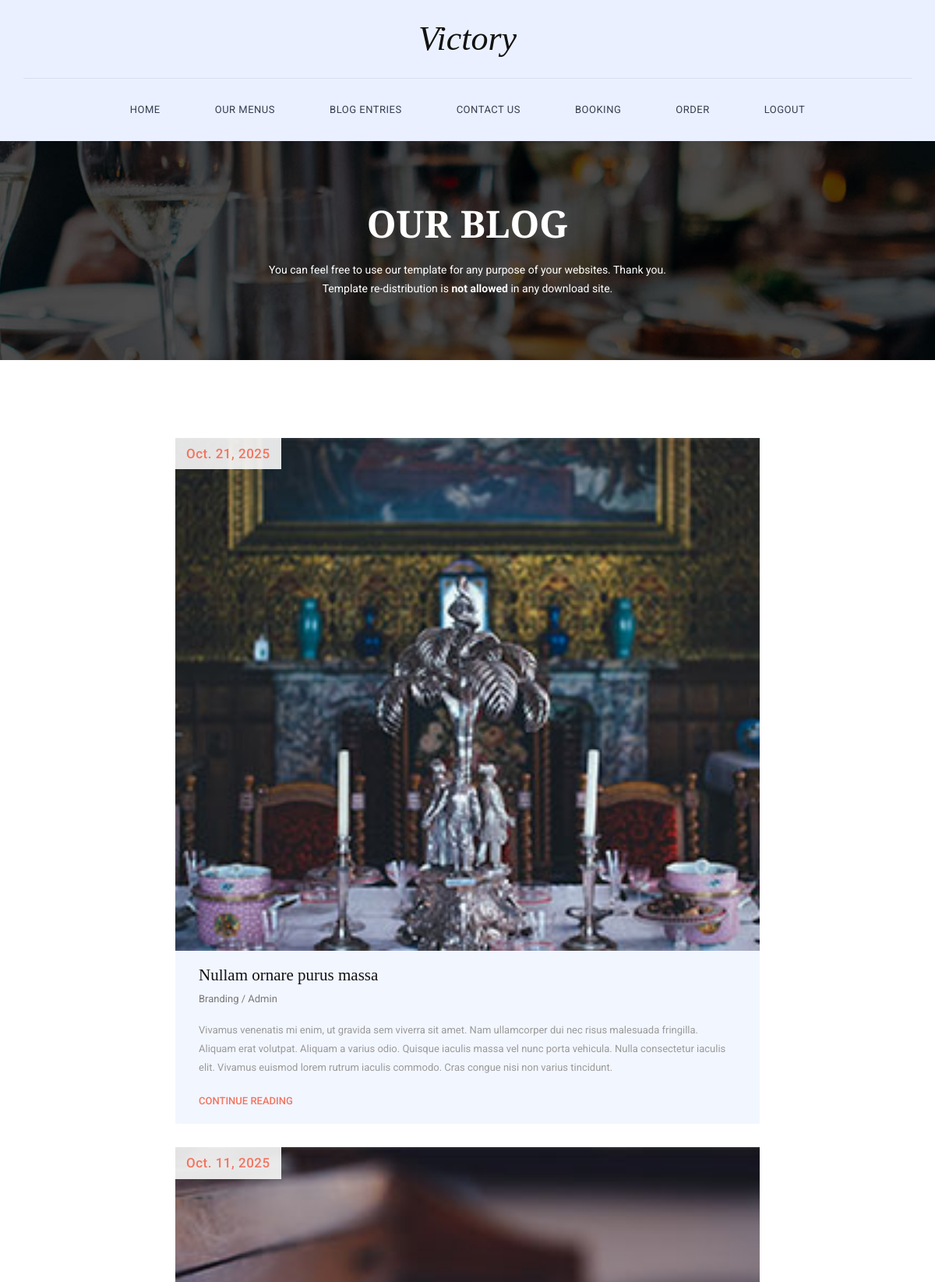
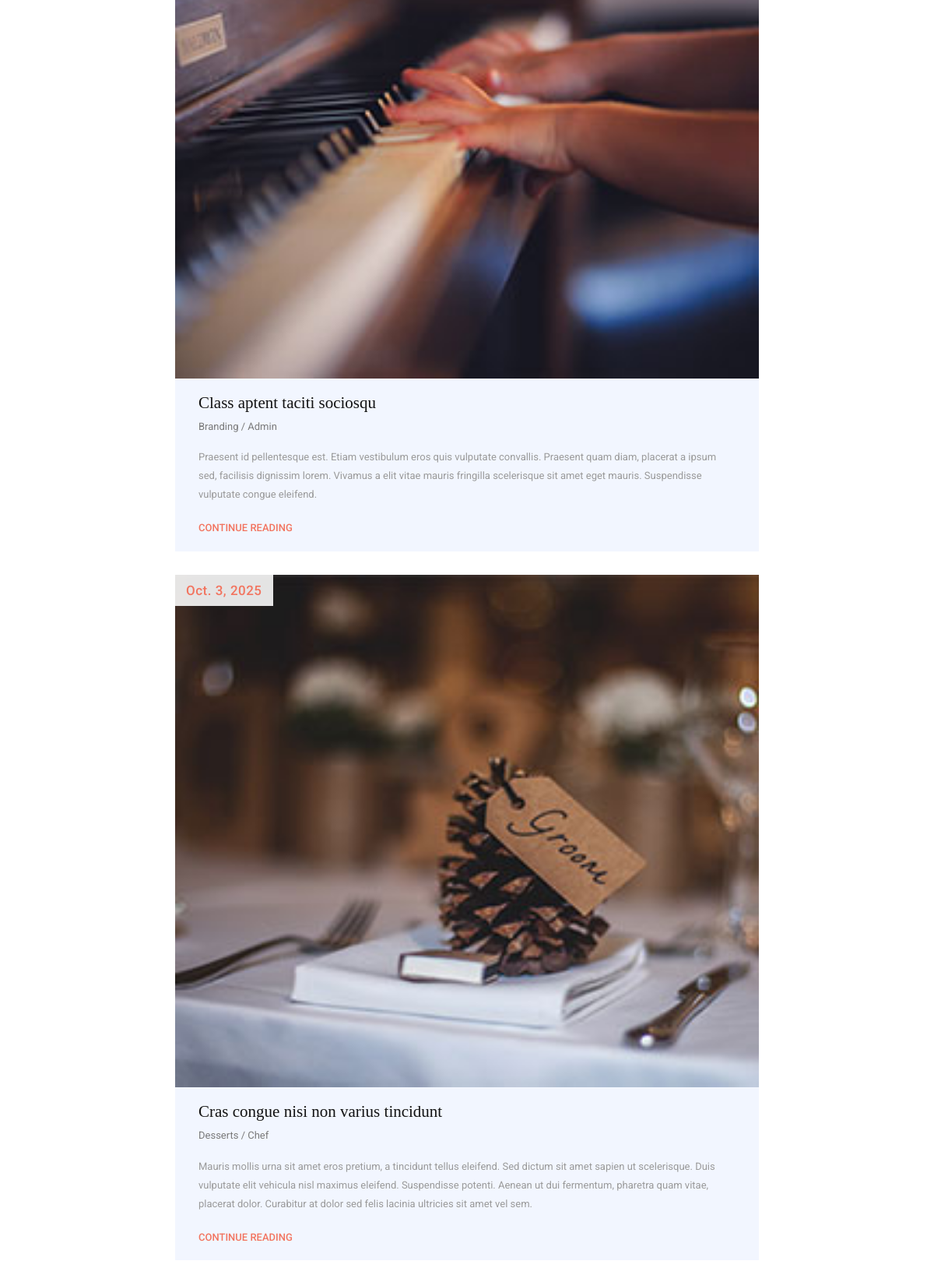
/blog (signed in, upper part), run on the app's committed database (2 pictures, top to bottom).
### victory/models.py (models this page shows)
class Blog(models.Model):
    image = models.ImageField(upload_to='Blog' )
    date = models.DateField()
    head = models.CharField(max_length=50)
    name = models.CharField(max_length=1000)
    span = models.CharField(max_length=1000)

### victory/views.py (the view)
# urls.py: path('blog', views.blog, name='blog.html'),
def blog(request):
    if not request.session.get('IS_LOGIN'):
        return redirect('login.html')
    bl = Blog.objects.all()
    BL = {
        'BLOG' : bl,
    }
    return render(request,'blog.html',BL)

### Template/blog.html (shortened to what this page needs)
{% extends "base.html" %}
{% block content %}
{% load static %}
<!DOCTYPE html>
<html>
<body>
    <section class="page-heading">
        <div class="container">
            <div class="row">
                <div class="col-md-12">
                    <h1>Our Blog</h1>
                    <p>You can feel free to use our template for any purpose of your websites. Thank you. Template re-distribution is <strong>not allowed</strong> in any download site.</p>
                </div>
            </div>
        </div>
    </section>
    <section class="blog-page">
        <div class="container">
            <div class="row">
                {% for i in BLOG %}
                <div class="col-md-8 col-md-offset-2">
                    <div class="blog-item">
                        <img src="{{i.image}}" alt="">
                        <div class="date">{{i.date}}</div>
                        <div class="down-content">
                            <h4>{{i.head}}</h4>
                            <span>{{i.span}}</span>
                            <p>{{i.name}}</p>
                            <div class="text-button">
                                <a href="#">Continue Reading</a>
                            </div>
                        </div>
                    </div>
                </div>
                {% endfor %}
                </div>
            </div>
    </section>
</body>
</html>
{% endblock content %}

### static/css/hero-slider.css (style rules this page uses)
*, *::after, *::before { -webkit-box-sizing: border-box; -moz-box-sizing: border-box; box-sizing: border-box; }
html { font-size: 62.5%; }
body { font-family: "Open Sans", sans-serif; color: #2c343b; background-color: #f2f2f2; }
a { color: #d44457; text-decoration: none; }
img { max-width: 100%; }

### static/css/templatemo-style.css (style rules this page uses)
* { margin: 0; padding: 0; font-family: 'Roboto', arial, sans-serif; }
body { overflow-x: hidden; background-color: #fff; }
p { color: #9a9a9a; font-size: 13px; line-height: 24px; }
section.page-heading { padding: 80px 0px; background-image: url(../img/heading-bg.jpg); background-repeat: no-repeat; background-size: cover; background-position: center center; text-align: center; }
.page-heading h1 { margin-top: 0px; margin-bottom: 20px; font-family: 'Spectral', serif; font-size: 48px; font-weight: 700; text-transform: uppercase; color: #fff; }
.page-heading p { color: #fff; font-size: 14px; padding: 0px 25%; margin-bottom: 0px; }
section.blog-page { margin-top: 100px; }
.blog-item img { width: 100%; overflow: hidden; }
.blog-item { margin-bottom: 30px; }
.blog-item .down-content { background-color: #f2f6ff; padding: 20px 30px; }
.blog-item .down-content h4 { margin-top: 0px; margin-bottom: 0px; padding-bottom: 8px; font-family: 'Spectral', serif; font-size: 21px; color: #121212; }
.blog-item .down-content span { font-size: 13px; color: #7a7a7a; display: inline-block; margin-bottom: 18px; }
.blog-item .down-content .text-button a { font-size: 13px; font-weight: 500; color: #f2745f; text-decoration: none; text-transform: uppercase; margin-top: 12px; display: inline-block; }
.blog-item .date { font-size: 17px; color: #f2745f; font-weight: 500; letter-spacing: 0.5px; padding: 8px 14px; position: absolute; left: 15px; top: 0px; background-color: rgba(250, 250, 250, 0.9); }

### data on the page
Blog: image (picture), date "Oct. 21, 2025", head "Nullam ornare purus massa", span "Branding / Admin", name "Vivamus venenatis mi enim, ut gravida sem viverra sit amet. Nam ullamcorper dui nec risus malesuada fringilla. Aliquam erat volutpat. Aliquam a varius odio. Quisque iaculis massa vel nunc porta vehicula. Nulla consectetur iaculis elit. Vivamus euismod lorem rutrum iaculis commodo. Cras congue nisi non varius tincidunt."
Blog: image (picture), date "Oct. 11, 2025", head "Class aptent taciti sociosqu", span "Branding / Admin", name "Praesent id pellentesque est. Etiam vestibulum eros quis vulputate convallis. Praesent quam diam, placerat a ipsum sed, facilisis dignissim lorem. Vivamus a elit vitae mauris fringilla scelerisque sit amet eget mauris. Suspendisse vulputate congue eleifend."
Blog: image (picture), date "Oct. 3, 2025", head "Cras congue nisi non varius tincidunt", span "Desserts / Chef", name "Mauris mollis urna sit amet eros pretium, a tincidunt tellus eleifend. Sed dictum sit amet sapien ut scelerisque. Duis vulputate elit vehicula nisl maximus eleifend. Suspendisse potenti. Aenean ut dui fermentum, pharetra quam vitae, placerat dolor. Curabitur at dolor sed felis lacinia ultricies sit amet vel sem."
